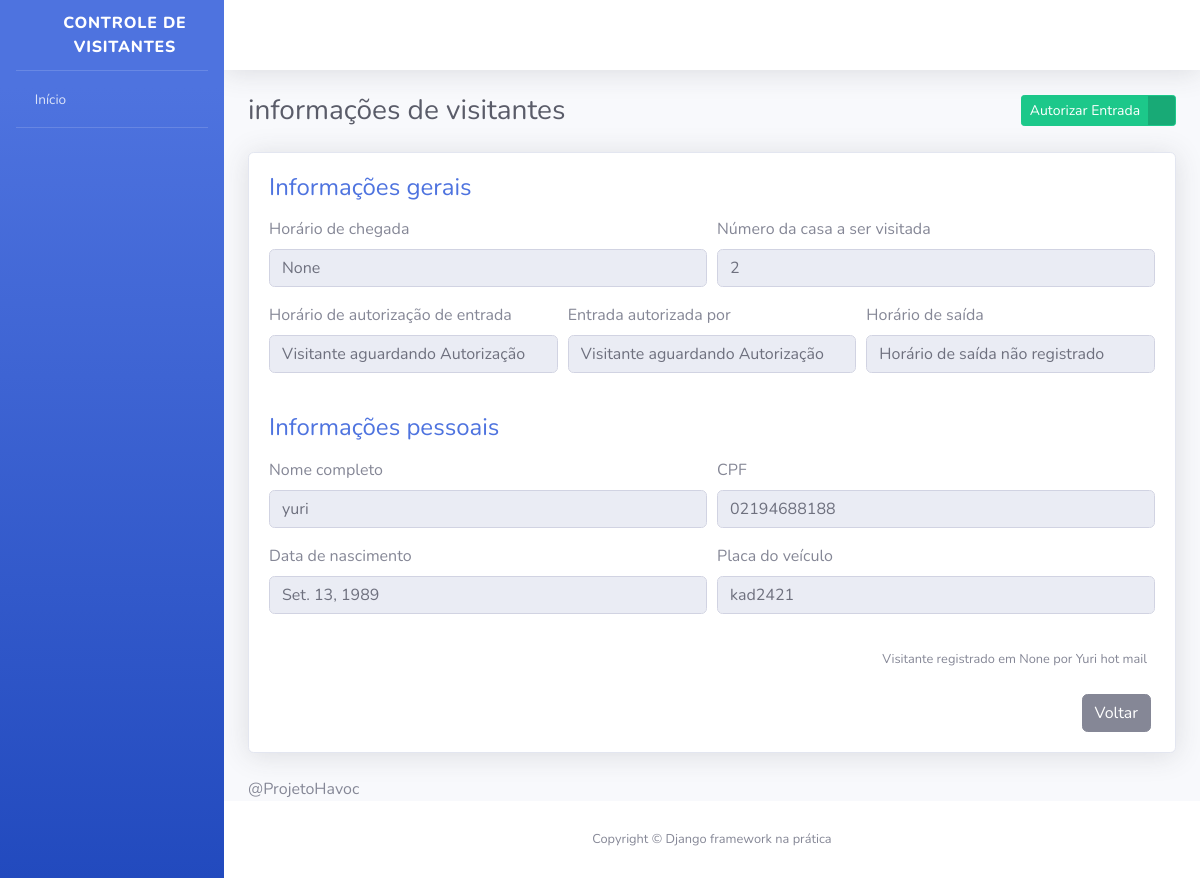
Page /visitantes/4/ on the committed database.
### visitantes/models.py (models this page shows, shortened)
class Visitante(models.Model):
    STATUS_VISITANTE = [
       ( "AGUARDANDO", "Aguardando Autorização" ),
       ( "EM_VISITA", "Em visita" ),
       ( "FINALIZADO", "Visita Finalizada" )
    ]
    status = models.CharField(
        verbose_name="Status",
        max_length=10,
        choices=STATUS_VISITANTE,
        default="AGUARDANDO"
    )
    nome_completo = models.CharField(
        verbose_name="Nome Completo",
        max_length=194
    )
    cpf = models.CharField(
        verbose_name="CPF",
        max_length=11
    )
    data_nascimento = models.DateField(
        verbose_name="Data de Nascimento",
        auto_now_add=False,
        auto_now=False,
    )
    numero_casa = models.PositiveSmallIntegerField(
        verbose_name="Número da casa a ser visitada"
    )
    placa_veiculo = models.CharField(
        verbose_name="Placa do veículo",
        max_length=7,
        blank=True,
        null=True,
    )
    horario_chegada = models.DateTimeField(
        verbose_name="Horário de chegada na portaria",
        auto_now_add=True,
    )
    horario_saida = models.DateTimeField(
        verbose_name="Horário de saída do condomínio",
        auto_now=False,
        blank=True,
        null=True,
    )
    horario_autorizacao = models.DateTimeField(
        verbose_name="Horário de autorização de entrada",
        auto_now=False,
        blank=True,
        null=True,
    )
    morador_responsavel = models.CharField(
        verbose_name="Nome do morador responsável por autorizar a entrada do visitante",
        max_length=194,
        blank=True,
    )
    registrado_por = models.ForeignKey(
        "porteiros.Porteiro", #app.função
        verbose_name="Porteiro responsável pelo registro",
        on_delete=models.PROTECT
    )
    def get_horario_saida(self):
        if self.horario_saida:
            return self.horario_saida
        return "Horário de saída não registrado"
    def get_horario_autorizacao(self):
        if self.horario_autorizacao:
            return self.horario_autorizacao
        return "Visitante aguardando Autorização "
    def get_morador_responsavel(self):
        if self.morador_responsavel:
            return self.morador_responsavel
        return "Visitante aguardando Autorização "
    def get_placa_veiculo(self):
         if self.placa_veiculo:
             return self.placa_veiculo
         return "Veículo não registrado"
    class Meta:
        verbose_name = 'Visitante'
        verbose_name_plural = 'Visitantes'
        db_table = 'visitante'

### porteiros/models.py (models this page shows)
class Porteiro(models.Model):
    usuario = OneToOneField(
        "usuarios.Usuario",
        verbose_name='Usuário',
        on_delete=models.PROTECT
    )
    nome_completo = models.CharField(
        verbose_name='Nome Completo',
        max_length=194,
    )
    cpf = models.CharField(
        verbose_name='CPF',
        max_length=11,
    )
    telefone = models.CharField(
        verbose_name='Telefone de Contato',
        max_length=11,
    )
    data_nascimento = models.DateField(
        verbose_name='Data de Nascimento',
        auto_now=False,
        auto_now_add=False,
    )
    class Meta:
        verbose_name = 'Porteiro'
        verbose_name_plural = 'Porteiros'
        db_table = 'porteiro'
    def __str__(self):
        return self.nome_completo

### visitantes/views.py (the view, shortened to what this page needs)
# urls.py: path("visitantes/<int:id>/", informacoes_visitantes, name="informacoes_visitantes",),
def informacoes_visitantes(request, id):
    visitante = get_object_or_404(
        Visitante,
        id=id
    )
    form = AutorizaVisitanteForm()
    context = {
        "nome_pagina": "informações de visitantes",
        "visitante": visitante,
        "form": form
    }
    return render(request, "informacoes_visitante.html", context)

### visitantes/forms.py
class AutorizaVisitanteForm(forms.ModelForm):
    morador_responsavel = forms.CharField(required=True)
    class Meta:
        model = Visitante
        fields = {
            "morador_responsavel"
        }
        error_messages = {
            "morador_responsavel": {
                "required": "Por favor, informe o nome do morador responsável por autorizar a entrada do visitante"
            }
        }

### templates/informacoes_visitante.html (shortened to what this page needs)
{% extends "base.html" %}
{% load widget_tweaks %}
{% block conteudo %}
<div class="container">
    <div class="d-sm-flex align-items-center justify-content-between mb-4">
        <h1 class="h3 mb-0 text-gray-800">{{ nome_pagina }}</h1>
        <div>
            <a href="#" class="btn btn-success btn-icon-split btn-sm" data-toggle="modal" data-target="#modal1">
                <span class="text">Autorizar Entrada</span>
                <span class="icon text-white-50">
                    <i class="fas fa-user-check"></i>
                </span>
            </a>
        </div>
    </div>
    <div class="card shadow mb-4">
        <div class="card-body">
            <h4 class="mb-3 text-primary">
                Informações gerais
            </h4>
            <form>
                <div class="form-row">
                    <div class="form-group col-md-6">
                        <label>Horário de chegada</label>
                        <input type="text" class="form-control" value="{{ visitante.horario_chegada }}" disabled>
                    </div>
                    <div class="form-group col-md-6">
                        <label>Número da casa a ser visitada</label>
                        <input type="text" class="form-control" value="{{ visitante.numero_casa }}" disabled>
                    </div>
                </div>
                <div class="form-row">
                    <div class="form-group col-md-4">
                        <label>Horário de autorização de entrada</label>
                        <input type="text" class="form-control" value="{{ visitante.get_horario_autorizacao }}" disabled>
                    </div>
                    <div class="form-group col-md-4">
                        <label>Entrada autorizada por</label>
                        <input type="text" class="form-control" value="{{ visitante.get_morador_responsavel  }}" disabled>
                    </div>
                    <div class="form-group col-md-4">
                        <label>Horário de saída</label>
                        <input type="text" class="form-control" value="{{ visitante.get_horario_saida }}" disabled>
                    </div>
                </div>
            </form>
            <h4 class="mb-3 mt-4 text-primary">
                Informações pessoais
            </h4>
            <form>
                <div class="form-row">
                    <div class="form-group col-md-6">
                        <label>Nome completo</label>
                        <input type="text" class="form-control" value="{{ visitante.nome_completo }}" disabled>
                    </div>
                    <div class="form-group col-md-6">
                        <label>CPF</label>
                        <input type="text" class="form-control" value="{{ visitante.cpf }}" disabled>
                    </div>
                </div>
                <div class="form-row">
                    <div class="form-group col-md-6">
                        <label>Data de nascimento</label>
                        <input type="text" class="form-control" value="{{ visitante.data_nascimento }}" disabled>
                    </div>
                    <div class="form-group col-md-6">
                        <label>Placa do veículo</label>
                        <input type="text" class="form-control" value="{{ visitante.get_placa_veiculo }}" disabled>
                    </div>
                </div>
            </form>
            <p class="mr-2 mt-3 mb-4 text-right">
                <small>
                    Visitante registrado em {{ visitante.horario_chegada }} por {{ visitante.registrado_por }}
                </small>
            </p>
            <div class="mr-1 text-right">
                <a href="#" class="btn btn-secondary text-white" type="button">
                    <span class="text">Voltar</span>
                </a>
            </div>
        </div>
    </div>
    @ProjetoHavoc
</div>
{% endblock %}

### rows in the picture
Visitante: horario_chegada "None", numero_casa "2", get_horario_autorizacao "Visitante aguardando Autorização", get_morador_responsavel "Visitante aguardando Autorização", get_horario_saida "Horário de saída não registrado", nome_completo "yuri", cpf "02194688188", data_nascimento "Set. 13, 1989", get_placa_veiculo "kad2421", registrado_por "Yuri hot mail"

### other values in the picture
{{ nome_pagina }} "informações de visitantes"
